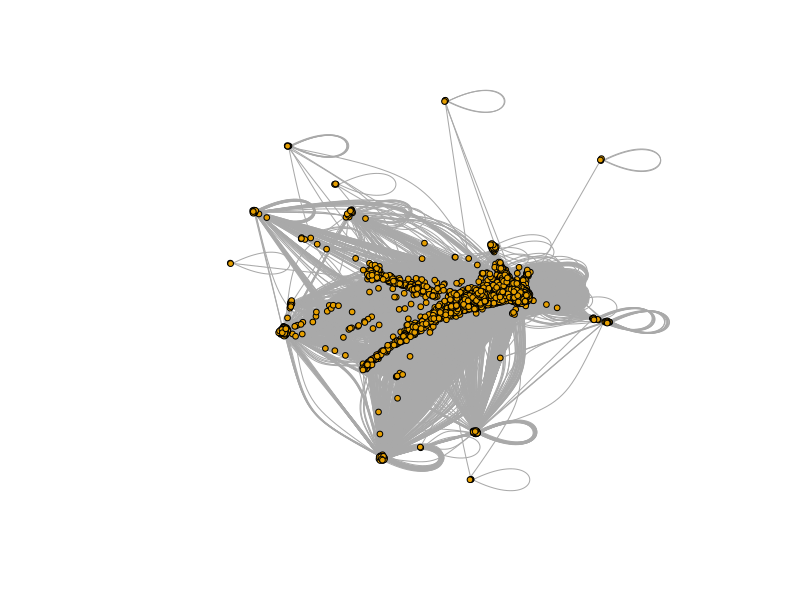
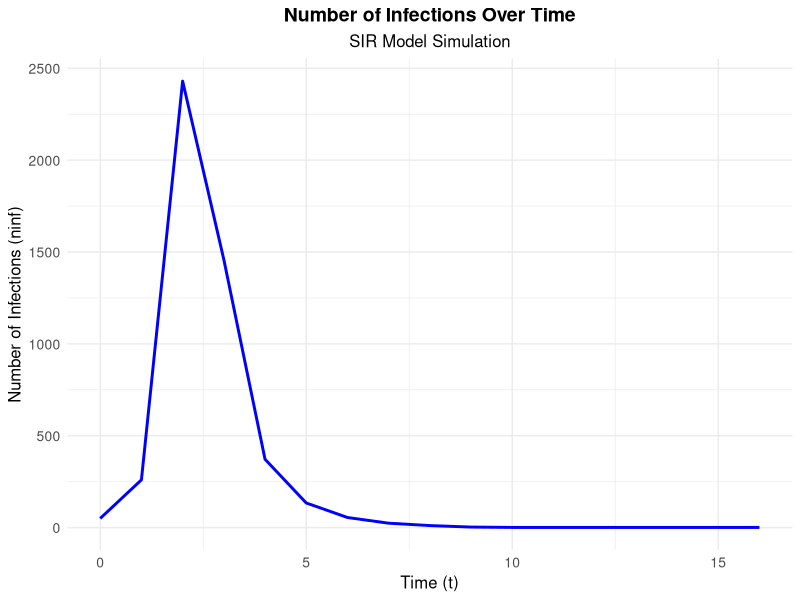

Source code (R) for these figures, in order: (Note: a time limit stopped this script after it produced the figures.)
## ---- chunk 1
library(readr)
library(igraph)
library(dplyr)
library(ggplot2)
library(purrr)
library(tibble)
library(caret)
library(tidyverse)
## ---- chunk 2
sim_sir <- function(g,beta,mu,seeds){
  state <- rep(0,vcount(g)) #initial state of the simulation
  state[seeds] <- 1 #infect the seeds
  t <- 0
  table <- data.frame(t=0,inf=seeds)
  while(sum(state==1)>0){
    t <- t + 1
    ## I -> R
    infected <- which(state==1) #get them
    # generate a random value for every infected, if it's < mu, let the node recover.
    state[infected] <- ifelse(runif(length(infected)) < mu,2,1)
    
    ## S -> I
    infected <- which(state==1)
    susceptible <- which(state==0) #get them
    contacts <- as.numeric(unlist(adjacent_vertices(g,infected))) #get the contacts of infected
    contacts <- contacts[contacts %in% susceptible] # get those who are susceptible
    new_infected <- contacts[runif(length(contacts)) < beta] #infect contacts
    new_infected <- unique(new_infected) # drop duplicates from the new_infected
    if(length(new_infected)>0){
      state[new_infected] <- 1
      table <- rbind(table,data.frame(t,inf=new_infected))
    }
  }
  table
}
## ---- chunk 3
node <- read.csv("nodes.csv") |> select("X..index", "meta")
edge <- read.csv("edges.csv")

graph <- graph_from_data_frame(edge, vertices = node, directed = FALSE)
graph <- simplify(graph)

cluster <- clusters(graph)
giant_component <- which.max(cluster$csize)
node_giant <- V(graph)[cluster$membership == giant_component]

g <- induced_subgraph(graph, node_giant)
g

## ---- chunk 4
plot(g, vertex.label = NA, vertex.size = 3)
## ---- chunk 5
mu <- 0.1
betac <- mu*mean(degree(g))/(mean(degree(g)^2))
betac
## ---- chunk 6
seeds <- sample(1:vcount(g),vcount(g)*0.01)

realization <- sim_sir(g,beta = 0.5,mu=0.1,seeds) %>% 
  group_by(t) %>% summarize(ninf=n()) 
## ---- chunk 7
realization %>% 
  ggplot(aes(x=t, y=ninf)) + 
  geom_line(color = "blue", size = 1) + 
  labs(
    title = "Number of Infections Over Time",
    subtitle = "SIR Model Simulation",
    x = "Time (t)",
    y = "Number of Infections (ninf)"
  ) + 
  theme_minimal() +
  theme(
    plot.title = element_text(hjust = 0.5, size = 14, face = "bold"),
    plot.subtitle = element_text(hjust = 0.5, size = 12),
    axis.title.x = element_text(size = 12),
    axis.title.y = element_text(size = 12),
    axis.text = element_text(size = 10)
  )
## ---- chunk 8
results <- map_dfr(seq(0,0.2,0.01), # beta range
        \(beta){ seeds <- sample(1:vcount(g),vcount(g)*0.01)
        realization <- sim_sir(g,beta,mu,seeds) # make a realization for each beta
        data.frame(beta,ninf=nrow(realization)) # create dataframe row
        })
## ---- chunk 9
results %>% 
  ggplot(aes(x=beta, y=ninf)) + 
  geom_point(color = "blue", size = 1.5) + 
  geom_vline(xintercept = betac, linetype = "dashed", color = "red", size = 1) + 
  labs(
    title = "Number of Infections with Beta Threshold",
    subtitle = "SIR Model Simulation Results",
    x = "Transmission Rate (beta)",
    y = "Number of Infections (ninf)"
  ) + 
  theme_minimal() +
  theme(
    plot.title = element_text(hjust = 0.5, size = 14, face = "bold"),
    plot.subtitle = element_text(hjust = 0.5, size = 12),
    axis.title.x = element_text(size = 12),
    axis.title.y = element_text(size = 12),
    axis.text = element_text(size = 10)
  )
## ---- chunk 10
realization <- sim_sir(g,beta=0.1,mu=0.1,seeds)
## ---- chunk 11
set.seed(12345)
table_d <- degree(g) %>% enframe(name = "inf",value="degree") %>%
  merge(realization) 

# Plot
table_d %>% 
  ggplot(aes(x = t, y = degree)) + 
  geom_point(color = "blue", size = 2) + 
  scale_y_log10() + 
  labs(
    title = "Degree Over Time",
    subtitle = "Log-Scaled Degree Distribution",
    x = "Time (t)",
    y = "Degree (log scale)"
  ) + 
  theme_minimal() +
  theme(
    plot.title = element_text(hjust = 0.5, size = 14, face = "bold"),
    plot.subtitle = element_text(hjust = 0.5, size = 12),
    axis.title.x = element_text(size = 12),
    axis.title.y = element_text(size = 12),
    axis.text = element_text(size = 10)
  )
## ---- chunk 12
set.seed(12345)
table_c <- closeness(g) %>% enframe(name = "inf",value="closeness") %>%
  merge(realization) 

# Plot
table_c %>% 
  ggplot(aes(x = t, y = closeness)) + 
  geom_point(color = "blue", size = 2) + 
  scale_y_log10() + 
  labs(
    title = "Closeness Centrality Over Time",
    subtitle = "Log-Scaled Closeness Centrality Distribution",
    x = "Time (t)",
    y = "Closeness Centrality (log scale)"
  ) + 
  theme_minimal() +
  theme(
    plot.title = element_text(hjust = 0.5, size = 14, face = "bold"),
    plot.subtitle = element_text(hjust = 0.5, size = 12),
    axis.title.x = element_text(size = 12),
    axis.title.y = element_text(size = 12),
    axis.text = element_text(size = 10)
  )
## ---- chunk 13
set.seed(12345)
table_b <- betweenness(g) %>% enframe(name = "inf",value="betweenness") %>%
  merge(realization) 

# Plot
table_b %>% 
  ggplot(aes(x = t, y = betweenness)) + 
  geom_point(color = "blue", size = 2) + 
  scale_y_log10() + 
  labs(
    title = "Betweenness Centrality Over Time",
    subtitle = "Log-Scaled Betweenness Centrality Distribution",
    x = "Time (t)",
    y = "Betweenness Centrality (log scale)"
  ) + 
  theme_minimal() +
  theme(
    plot.title = element_text(hjust = 0.5, size = 14, face = "bold"),
    plot.subtitle = element_text(hjust = 0.5, size = 12),
    axis.title.x = element_text(size = 12),
    axis.title.y = element_text(size = 12),
    axis.text = element_text(size = 10)
  )
## ---- chunk 14
set.seed(12345)
table_pr <- page_rank(g)$vector %>% enframe(name = "inf",value="page_rank") %>%
  merge(realization) 

# Plot
table_pr %>% 
  ggplot(aes(x = t, y = page_rank)) + 
  geom_point(color = "blue", size = 2, alpha = 0.6) + 
  scale_y_log10() + 
  labs(
    title = "PageRank Over Time",
    subtitle = "Log-Scaled PageRank Distribution",
    x = "Time (t)",
    y = "PageRank (log scale)"
  ) + 
  theme_minimal() +
  theme(
    plot.title = element_text(hjust = 0.5, size = 14, face = "bold"),
    plot.subtitle = element_text(hjust = 0.5, size = 12),
    axis.title.x = element_text(size = 12),
    axis.title.y = element_text(size = 12),
    axis.text = element_text(size = 10)
  )
## ---- chunk 15
table <- merge(table_d,table_c)
table <- merge(table,table_pr)
table <- merge(table,table_b)
cor(table$t,table[,-c(1,2)])
## ---- chunk 16
set.seed(12345)
seeds <- sample(1:vcount(g),vcount(g)*0.01)
realization_random <- sim_sir(g,beta = 0.5,mu=0.1,seeds) %>%
  group_by(t) %>% summarize(ninf=n())
seeds <- closeness(g) %>% enframe(name = "inf",value="closeness") %>%
  slice_max(closeness,n=round(vcount(g)*0.01,0))

seeds_inf <- seeds$inf
seeds_inf <- as.integer(seeds_inf)
all(seeds_inf %in% V(g)) 

realization_targeted <- sim_sir(g,beta = 0.5,mu=0.1,seeds_inf) %>%
  group_by(t) %>% summarize(ninf=n())
## ---- chunk 17
ggplot() + geom_line(data=realization_random,aes(x=t,y=ninf,col="Random"))+
  geom_line(data=realization_targeted,aes(x=t,y=ninf,col="Targeted")) +
  labs(
    title = "Comparison of Infections Over Time",
    subtitle = "Random vs. Targeted",
    x = "Time (t)",
    y = "Number of Trust Spreading (ninf)",
    color = NULL
  ) +
  theme_minimal() +
  theme(
    plot.title = element_text(hjust = 0.5, size=14, face="bold"),
    plot.subtitle = element_text(hjust = 0.5, size=12),
    axis.title.x = element_text(size=12),
    axis.title.y = element_text(size=12),
    legend.position = "bottom"
  ) +
  scale_color_manual(values = c("Random" = "blue", "Targeted" = "red"))

## ---- chunk 18
total_infected_random <- sum(realization_random$ninf)
total_infected_targeted <- sum(realization_targeted$ninf)
difference_infected <- total_infected_targeted - total_infected_random

print(paste("Total Infected (Random)", total_infected_random))
print(paste("Total Infected (Targeted)", total_infected_targeted))
print(paste("Difference in Infected", difference_infected))
## ---- chunk 19
set.seed(12345)

seeds <- sample(1:vcount(g),vcount(g)*0.01)
realization <- sim_sir(g,beta = 0.5,mu=0.1,seeds) |> group_by(t) |> summarize(ninf=n())

vaccinated_random <- sample(1:vcount(g),vcount(g)*0.05)
gp <- delete_vertices(g,vaccinated_random)
seeds <- sample(1:vcount(gp),vcount(gp)*0.01)
realization_random <- sim_sir(gp,beta = 0.5,mu=0.1,seeds) |> group_by(t) |> summarize(ninf=n())
## ---- chunk 20
set.seed(12345)
seeds <- closeness(g) %>% enframe(name = "inf",value="closeness") %>%
  slice_max(closeness,n=round(vcount(g)*0.05,0))
gp <- delete_vertices(g,seeds$inf)
seeds <- sample(1:vcount(gp),vcount(gp)*0.01)
realization_targeted <- sim_sir(gp,beta = 0.5,mu=0.1,seeds) %>%
  group_by(t) %>% summarize(ninf=n())
## ---- chunk 21
ggplot() + geom_line(data=realization,aes(x=t,y=ninf,col="No Vaccination")) +
  geom_line(data=realization_random,aes(x=t,y=ninf,col="Vacc. Random"))+
  geom_line(data=realization_targeted,aes(x=t,y=ninf,col="Vacc. Targeted")) +
  theme_minimal() + labs(
    color = "Vaccination Strategy",  # Set the legend title for the color aesthetic
    title = "Comparison of Trust Spread Over Time",
    subtitle = "No Vaccination vs. Random Vaccination vs. Targeted Vaccination",
    x = "Time (t)",
    y = "Number of trust spread (ninf)"
  ) +
  theme(
    plot.title = element_text(hjust = 0.5, size = 14, face = "bold"),
    plot.subtitle = element_text(hjust = 0.5, size = 12),
    axis.title.x = element_text(size = 12),
    axis.title.y = element_text(size = 12),
    legend.position = "bottom"
  ) +
    scale_color_manual(values = c("No Vaccination" = "blue", "Vacc. Random" = "red", "Vacc. Targeted" = "green"))
## ---- chunk 22
No_Vaccination <- sum(realization$ninf)
Vacc._Random <- sum(realization_random$ninf)
Vacc._Targeted <- sum(realization_targeted$ninf)

print(paste("No Vaccination", No_Vaccination))
print(paste("Vacc. Random", Vacc._Random))
print(paste("Vacc. Targeted", Vacc._Targeted))

partd_w_n_v <- data.frame(partd_label = c("Vacc. Random", "Vacc. Targeted", "Difference in Infected",
                                          "No Vaccination"),
                    pard_value = c(Vacc._Random, Vacc._Targeted, Vacc._Random-Vacc._Targeted,
                                   No_Vaccination))
partd_w_n_v
## ---- chunk 23
print(paste("Total Infected (Random)", total_infected_random))
print(paste("Total Infected (Targeted)", total_infected_targeted))
print(paste("Difference in Infected", difference_infected))

partc <- data.frame("label" = c("Total Infected (Random)", "Total Infected (Targeted)", 
                                          "Difference in Infected"),
                    "partc_value" = c(total_infected_random, total_infected_targeted, difference_infected))

partd <- partd_w_n_v[-4,]

merged_table <- cbind(partc, partd) |> select(-"partd_label") |> mutate(difference = partc_value - pard_value)

merged_table 
## ---- chunk 24
all <- table_d %>% group_by(t) %>% summarize(ninf=n())
sensors <- table_d %>% filter(degree>10) %>% group_by(t) %>% summarize(ninf=n())
## ---- chunk 25
ggplot() + geom_line(data=all,aes(x=t,y=ninf/sum(ninf),col="All")) + geom_line(data=sensors,aes(x=t,y=ninf/sum(ninf),col="Sensors")) +
   labs(
    title = "Sensor Spreading Over Time",
    subtitle = "Comparison Between All and Sensor Data",
    x = "Time (t)",
    y = "Normalized Number of Infections",
    color = "Data Source"
  ) +
  theme_minimal() +
  theme(
    plot.title = element_text(hjust = 0.5, size=14, face="bold"),
    plot.subtitle = element_text(hjust = 0.5, size=12),
    axis.title.x = element_text(size=12),
    axis.title.y = element_text(size=12),
    legend.position = "bottom"
  ) +
  scale_color_manual(values = c("All" = "blue", "Sensors" = "green"))
## ---- chunk 26
control <- sample(1:vcount(g),1000)
get_one_neighbor <- function(id){
  sample(neighbors(g,id),1)
}
sensors <- sapply(control,get_one_neighbor)
## ---- chunk 27
control_evo <- table_d %>% filter(inf %in% control) %>% group_by(t) %>% summarize(ninf=n())
sensors_evo <- table_d %>% filter(inf %in% sensors) %>% group_by(t) %>% summarize(ninf=n())
## ---- chunk 28
ggplot() + geom_line(data=control_evo,aes(x=t,y=cumsum(ninf/sum(ninf)),col="All")) +
  geom_line(data=sensors_evo,aes(x=t,y=cumsum(ninf/sum(ninf)),col="Sensors")) +
   labs(
    title = "Cumulative Infections Over Time",
    subtitle = "Comparison Between All and Sensor Data",
    x = "Time (t)",
    y = "Cumulative Proportion of Infections",
    color = "Data Source"
  ) +
  theme_minimal() +
  theme(
    plot.title = element_text(hjust = 0.5, size=14, face="bold"),
    plot.subtitle = element_text(hjust = 0.5, size=12),
    axis.title.x = element_text(size=12),
    axis.title.y = element_text(size=12),
    legend.position = "bottom"
  ) +
  scale_color_manual(values = c("All" = "blue", "Sensors" = "green"))
## ---- chunk 29
# Calculate the quartiles and IQR for each feature
Q1 <- apply(table[, c(-1,-2)], 2, quantile, probs = 0.25)
Q3 <- apply(table[, c(-1,-2)], 2, quantile, probs = 0.75)
IQR <- Q3 - Q1

# Define the lower and upper bounds for outliers
lower_bound <- Q1 - 1.5 * IQR
upper_bound <- Q3 + 1.5 * IQR

# Identify outliers for each feature
outliers <- apply(table[, c(-1,-2)], 2, function(x) x < lower_bound | x > upper_bound)

# Combine the outlier flags across features
outliers_combined <- apply(outliers, 1, any)

# Remove outliers from the dataset
data_no_outliers <- table[!outliers_combined, ]

# Check the dimensions of the dataset before and after removing outliers
dim(table)  # Original dimensions
dim(data_no_outliers)    # Dimensions after removing outliers
## ---- chunk 30
# Split the data into training and testing sets
set.seed(123)
train_index <- createDataPartition(data_no_outliers$t, p = 0.8, list = FALSE)
test_data <- data_no_outliers[-train_index, ] |> select(-inf)
train_data <- data_no_outliers[train_index, ] |> select(-inf)
## ---- chunk 31
set.seed(123)
control <- trainControl(method = "cv",  # Use k-fold cross-validation
                        number = 100)

# Train a regression model
model <- train(t ~ degree + closeness + page_rank + betweenness,
               data = train_data, method = "lm", trControl = control)
summary(model)
## ---- chunk 32
ggplot(train_data, aes(x = seq(1:50), y = t)) +
  geom_point(aes(x = degree), color = "blue") +
  geom_smooth(aes(x = degree), method = "lm", se = FALSE, color = "blue", formula = y ~ x) +
  geom_point(aes(x = closeness), color = "red") +
  geom_smooth(aes(x = closeness), method = "lm", se = FALSE, color = "red", formula = y ~ x) +
  geom_point(aes(x = page_rank), color = "yellow") +
  geom_smooth(aes(x = page_rank), method = "lm", se = FALSE, color = "yellow", formula = y ~ x) +
  geom_point(aes(x = betweenness), color = "pink") +
  geom_smooth(aes(x = betweenness), method = "lm", se = FALSE, color = "pink", formula = y ~ x) +
  labs(title = "Regression Lines for Different Features",
       x = "Sequence (1 to 50)",
       y = "t") +
  theme_minimal()
  
## ---- chunk 33
cv_results <- model$results
cv_results
## ---- chunk 34
set.seed(123)
x <- as.matrix(train_data[,-1])
y <- train_data$t

control <- trainControl(method = "repeatedcv", number = 10, repeats = 5)

ridge_model <- train(
  x, y,
  method = "glmnet",
  trControl = control,
  tuneGrid = expand.grid(alpha = 0, lambda = 10^seq(-3, 0, length = 100))
)

best_tune <- ridge_model$bestTune
best_tune
## ---- chunk 35
prediciton <- predict(ridge_model, newdata = x)
sqrt(mean((prediciton - y)^2))
## ---- chunk 36
# RMSE Calculation for Ridge Regression
predictions_train <- predict(ridge_model, newdata = x)
rmse_train <- sqrt(mean((predictions_train - y)^2))
print(paste("RMSE on train data (Ridge):", rmse_train))

# RMSE Calculation for Test Data
predictions_test <- predict(ridge_model, newdata = test_data)
rmse_test <- sqrt(mean((predictions_test - test_data$t)^2))
print(paste("RMSE on test data (Ridge):", rmse_test))

# Data Frame with RMSE Values
RMSE_ridge <- data.frame(data = c("train", "test"), 
                         RMSE = c(rmse_train, rmse_test))
RMSE_ridge
## ---- chunk 37
### 2. Random Forest
# install.packages("randomForest")
library(randomForest)
test_data <- table[-train_index, ] 
train_control <- trainControl(
  method = "cv", 
  number = 5,
  savePredictions = TRUE
)

# Train the random forest model
set.seed(123)
rf_model <- train(
  t ~ ., 
  data = train_data, 
  method = "ranger",
  trControl = train_control,
  tuneLength = 5,
  metric = "RMSE"
)

test_predictions <- predict(rf_model, newdata = test_data)

test_results <- test_data %>%
  mutate(predictions = test_predictions)

rmse_value <- RMSE(test_results$predictions, test_results$t)

cat("Test RMSE:", rmse_value, "\n")
## ---- chunk 38
set.seed(123)
seeds <- ceiling(nrow(table) * 0.01)
seed_nodes <- test_results %>% arrange(predictions) %>% slice_head(n = num_seeds)

seeds_inf <- seed_nodes$inf
seeds_inf <- as.integer(seeds_inf)
all(seeds_inf %in% V(g)) 

realization_random <- sim_sir(g,beta = 0.5,mu=0.1,seeds_inf) %>%
  group_by(t) %>% summarize(ninf=n())
## ---- chunk 39
set.seed(123)

closeness_centrality <- closeness(g)

# Convert closeness centrality to a tibble
closeness_df <- enframe(closeness_centrality, name = "inf", value = "closeness")

# Merge closeness centrality with test results based on 'inf'
merged_df <- closeness_df %>%
  left_join(test_results, by = "inf")

# Select the top nodes based on closeness centrality
num_seeds <- round(vcount(g) * 0.01)
seed_nodes <- merged_df %>%
  arrange(predictions) %>%
  slice_head(n = num_seeds) %>%
  pull(inf)

realization_targeted <- sim_sir(g,beta = 0.5,mu=0.1,seeds_inf) %>%
  group_by(t) %>% summarize(ninf=n())

# Print the seed nodes and the result of the SIR simulation
print(realization_targeted)
## ---- chunk 40
total_infected_random <- sum(realization_random$ninf)
total_infected_targeted <- sum(realization_targeted$ninf)
difference_infected <- total_infected_targeted - total_infected_random

print(paste("Total Infected (Random)", total_infected_random))
print(paste("Total Infected (Targeted)", total_infected_targeted))
print(paste("Difference in Infected", difference_infected))

partc_w_n_v <- data.frame(partc_label = c("Random", "Targeted", "Difference in Infected"),
                    pard_value = c(total_infected_random, total_infected_targeted, difference_infected))
partc_w_n_v
## ---- chunk 41
ggplot() + geom_line(data=realization_random,aes(x=t,y=ninf,col="Random"))+
  geom_line(data=realization_targeted,aes(x=t,y=ninf,col="Targeted")) +
  labs(
    title = "Comparison of Infections Over Time",
    subtitle = "Random vs. Targeted",
    x = "Time (t)",
    y = "Number of Trust Spreading (ninf)",
    color = NULL
  ) +
  theme_minimal() +
  theme(
    plot.title = element_text(hjust = 0.5, size=14, face="bold"),
    plot.subtitle = element_text(hjust = 0.5, size=12),
    axis.title.x = element_text(size=12),
    axis.title.y = element_text(size=12),
    legend.position = "bottom"
  ) +
  scale_color_manual(values = c("Random" = "blue", "Targeted" = "red"))
## ---- chunk 42
set.seed(123)

# Select nodes with the smallest predicted time to infection (top 5% of nodes)
num_seeds <- ceiling(nrow(table)*0.01)
seed_nodes <- test_results %>%
  arrange(predictions) %>%
  slice_head(n = num_seeds) %>%
  pull(inf) # Assuming 'name' column has node IDs

gp <- delete_vertices(g,seed_nodes)
seeds <- sample(1:vcount(gp),vcount(gp)*0.01)
realization_random <- sim_sir(gp,beta = 0.5,mu=0.1,seeds) |> group_by(t) |> summarize(ninf=n())
## ---- chunk 43
set.seed(123)
# Calculate closeness centrality for all nodes
closeness_centrality <- closeness(g)

# Convert closeness centrality to a tibble
closeness_df <- enframe(closeness_centrality, name = "inf", value = "closeness")

# Merge closeness centrality with test results based on 'inf'
merged_df <- closeness_df %>%
  left_join(test_results, by = "inf")

# Select the top nodes based on predictions and then by closeness centrality
num_seeds <- round(vcount(g) * 0.05)
seed_nodes <- merged_df %>%
  arrange(predictions) %>%
  slice_head(n = num_seeds) %>%
  pull(inf)

# Remove seed nodes from the graph
gp <- delete_vertices(g, seed_nodes)

# Select a sample of seeds from the remaining nodes
seeds <- sample(1:vcount(gp), vcount(gp) * 0.01)

# Simulate SIR process
realization_targeted <- sim_sir(gp, beta = 0.5, mu = 0.1, seeds) %>%
  group_by(t) %>%
  summarize(ninf = n())

# Print the seed nodes and the result of the SIR simulation
print(realization_targeted)
## ---- chunk 44
Vacc._Random <- sum(realization_random$ninf)
Vacc._Targeted <- sum(realization_targeted$ninf)

print(paste("Vacc. Random", Vacc._Random))
print(paste("Vacc. Targeted", Vacc._Targeted))

partd_w_n_v <- data.frame(partd_label = c("Vacc. Random", "Vacc. Targeted", "Difference in Infected"),
                    pard_value = c(Vacc._Random, Vacc._Targeted, Vacc._Random-Vacc._Targeted))
partd_w_n_v
## ---- chunk 45
ggplot() + 
  geom_line(data=realization_random,aes(x=t,y=ninf,col="Vacc. Random"))+
  geom_line(data=realization_targeted,aes(x=t,y=ninf,col="Vacc. Targeted")) +
  theme_minimal() + labs(
    color = "Vaccination Strategy",  # Set the legend title for the color aesthetic
    title = "Comparison of Trust Spread Over Time",
    subtitle = "Random Vaccination vs. Targeted Vaccination",
    x = "Time (t)",
    y = "Number of trust spread (ninf)"
  ) +
  theme(
    plot.title = element_text(hjust = 0.5, size = 14, face = "bold"),
    plot.subtitle = element_text(hjust = 0.5, size = 12),
    axis.title.x = element_text(size = 12),
    axis.title.y = element_text(size = 12),
    legend.position = "bottom"
  ) +
    scale_color_manual(values = c("Vacc. Random" = "red", "Vacc. Targeted" = "green"))
## ---- chunk 46
merged_table_prediction_model <- cbind(partc_w_n_v, partd_w_n_v) 

merged_table_prediction_model 
